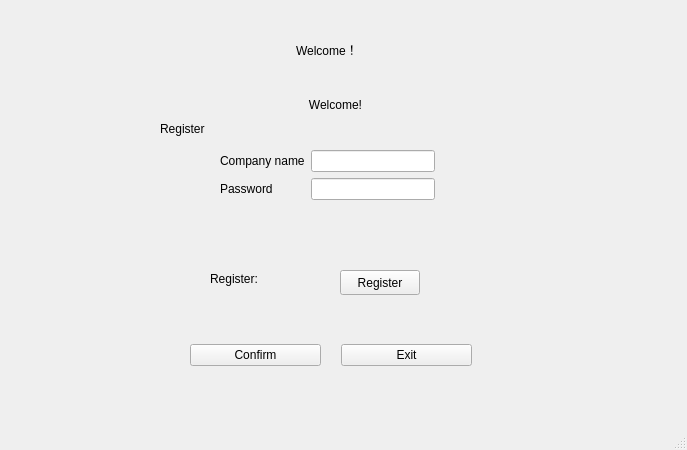
<?xml version="1.0" encoding="UTF-8"?>
<ui version="4.0">
 <class>Login</class>
 <widget class="QMainWindow" name="Login">
  <property name="geometry">
   <rect>
    <x>0</x>
    <y>0</y>
    <width>687</width>
    <height>450</height>
   </rect>
  </property>
  <property name="windowTitle">
   <string>MainWindow</string>
  </property>
  <widget class="QWidget" name="centralwidget">
   <widget class="QLabel" name="label">
    <property name="geometry">
     <rect>
      <x>140</x>
      <y>90</y>
      <width>391</width>
      <height>30</height>
     </rect>
    </property>
    <property name="text">
     <string>Welcome!</string>
    </property>
    <property name="alignment">
     <set>Qt::AlignCenter</set>
    </property>
   </widget>
   <widget class="QWidget" name="layoutWidget">
    <property name="geometry">
     <rect>
      <x>220</x>
      <y>150</y>
      <width>215</width>
      <height>81</height>
     </rect>
    </property>
    <layout class="QFormLayout" name="formLayout">
     <item row="0" column="1">
      <widget class="QLineEdit" name="line_name"/>
     </item>
     <item row="1" column="0">
      <widget class="QLabel" name="label_3">
       <property name="text">
        <string>Password</string>
       </property>
      </widget>
     </item>
     <item row="1" column="1">
      <widget class="QLineEdit" name="line_pwd"/>
     </item>
     <item row="0" column="0">
      <widget class="QLabel" name="label_2">
       <property name="text">
        <string>Company name</string>
       </property>
      </widget>
     </item>
    </layout>
   </widget>
   <widget class="QWidget" name="layoutWidget">
    <property name="geometry">
     <rect>
      <x>190</x>
      <y>330</y>
      <width>282</width>
      <height>50</height>
     </rect>
    </property>
    <layout class="QHBoxLayout" name="horizontalLayout">
     <property name="spacing">
      <number>20</number>
     </property>
     <item>
      <widget class="QPushButton" name="btn_login">
       <property name="text">
        <string>Confirm</string>
       </property>
      </widget>
     </item>
     <item>
      <widget class="QPushButton" name="btn_quit">
       <property name="text">
        <string>Exit</string>
       </property>
      </widget>
     </item>
    </layout>
   </widget>
   <widget class="QLabel" name="label_4">
    <property name="geometry">
     <rect>
      <x>296</x>
      <y>40</y>
      <width>81</width>
      <height>20</height>
     </rect>
    </property>
    <property name="text">
     <string>Welcome！</string>
    </property>
   </widget>
   <widget class="QLabel" name="label_5">
    <property name="geometry">
     <rect>
      <x>160</x>
      <y>120</y>
      <width>391</width>
      <height>17</height>
     </rect>
    </property>
    <property name="text">
     <string>Register</string>
    </property>
   </widget>
   <widget class="QPushButton" name="btn_signup">
    <property name="geometry">
     <rect>
      <x>340</x>
      <y>270</y>
      <width>80</width>
      <height>25</height>
     </rect>
    </property>
    <property name="text">
     <string>Register</string>
    </property>
   </widget>
   <widget class="QLabel" name="label_6">
    <property name="geometry">
     <rect>
      <x>210</x>
      <y>270</y>
      <width>141</width>
      <height>17</height>
     </rect>
    </property>
    <property name="text">
     <string>Register:</string>
    </property>
   </widget>
  </widget>
  <widget class="QMenuBar" name="menubar">
   <property name="geometry">
    <rect>
     <x>0</x>
     <y>0</y>
     <width>687</width>
     <height>28</height>
    </rect>
   </property>
  </widget>
  <widget class="QStatusBar" name="statusbar"/>
 </widget>
 <resources/>
 <connections>
  <connection>
   <sender>btn_quit</sender>
   <signal>clicked()</signal>
   <receiver>Login</receiver>
   <slot>close()</slot>
   <hints>
    <hint type="sourcelabel">
     <x>265</x>
     <y>225</y>
    </hint>
    <hint type="destinationlabel">
     <x>215</x>
     <y>215</y>
    </hint>
   </hints>
  </connection>
 </connections>
</ui>
